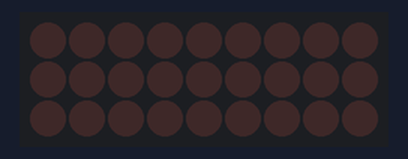
A sketch run on a simulated Arduino Uno, built with avr-gcc and run on an emulated ATmega328P. On the bench: 9×3 LED matrix. Wiring (inferred from the names in the program): LED matrix (orientation assumed): rows pin 11, pin 12, pin 13; columns pin 2, pin 3, pin 4, pin 5, pin 6, pin 7, pin 8, pin 9, pin 10.

Above: at 0.1 s.
At 1.6 s:
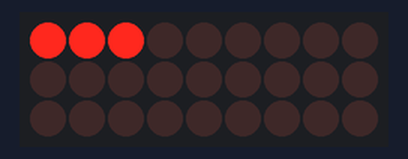
At 3.6 s:
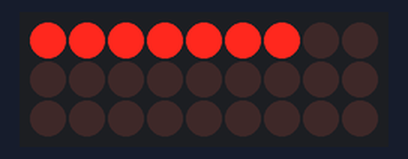
At 6.79 s:
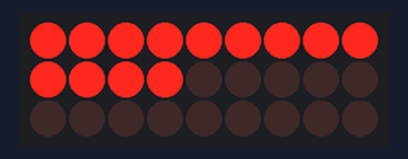
At 10.1 s:
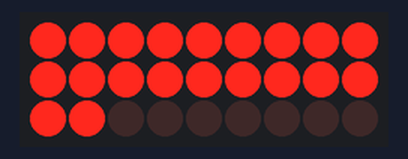
At 13.6 s:
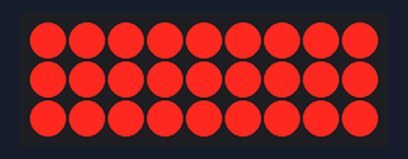

The sketch:

lab-4-2.ino
```cpp
int out_pins[] = {2,3,4,5,6,7,8,9,10,11,12,13};
int max_out_pins = sizeof(out_pins)/sizeof(out_pins[0]);

int high_pins[] = {2,3,4,5,6,7,8,9,10}; // alias column_pins
int max_high_pins = sizeof(high_pins)/sizeof(high_pins[0]);

int low_pins[] = {11,12,13};            // alias layer_pins
int max_low_pins = sizeof(low_pins)/sizeof(low_pins[0]);

#define LAYERS 3
#define COLUMNS 9

// I like to call this the "frame buffer" - it keeps a map of which LEDs should be turned on or not
// 0 = LOW
// 1 = HIGH
// There are 9 columns, starting from 0 to 8, pins 2 to 10 (see high_pins)
int state_map[LAYERS][COLUMNS] =
{
  {0,0,0,0,0,0,0,0,0},
  {0,0,0,0,0,0,0,0,0},
  {0,0,0,0,0,0,0,0,0}
};

void setup() {
// setup our output pins
  for (int i = 0; i < max_out_pins; i++)
  {
    pinMode(out_pins[i],OUTPUT);
  }
  // make sure the layer pins are "turned off" from start
  for (int i = 0; i < max_low_pins; i++)
  {
    digitalWrite(low_pins[i],HIGH);
  }
}

int steps;
int CM, PM = 0;
int interval = 500;

void loop() {

  CM = millis();

  // "blink" according to a map of states
  for (int i = 0; i < 3; i++)
  {
    digitalWrite(low_pins[i], LOW);             // "turn on" the selected layer
    digitalWrite(low_pins[!i ? 2 : i-1 ],HIGH); // "shut off" the previous layer

      for (int c = 0; c < COLUMNS; c++)
      {
      digitalWrite(high_pins[c], state_map[i][c]);  // write according to the state map specified for layer
      digitalWrite(high_pins[c], LOW);              // since we are blinking, turn it off
      }
  }

  // Check if 500 ms has elapsed
  if (CM - PM >= interval)
  {
    if (steps >= 27){ // if we had done 27 steps, fill the entire state_map with 0's (LOWs)
      for (int i = 0; i < 3; i++)
          for (int c = 0; c < COLUMNS; c++)
            state_map[i][c] = 0;
    }
    else // else, just fill the state_map with '1's, one each step. One layer each 9 steps.
    {
      if (steps < 9)        // first layer
        state_map[0][steps] = 1;
      else if (steps < 18)  // second layer
        state_map[1][steps - 9] = 1;
      else                  // third layer
        state_map[2][steps - 18] = 1;
    }
    //state_map[(int)floor(steps/COLUMNS)][(int)floor(steps/LAYERS)] = 1; // we did an experiment, using floor to terminate decimals from steps - but it did not go as expected
    PM = CM;  // timestamp since last when we did this, for when the next interval should occur
    steps = steps == 27 ? 0 : steps + 1;  // check if we already taken 27 steps (0,1,2, ... , 26), reset to 0. Else take another step
  }
}
```

Measured:
- by itself, everything shown: repeats every 14.0 s, in 28 steps
- what the display in image 1 shows lasts 0.5 s, from 1.5 s to 2.0 s
